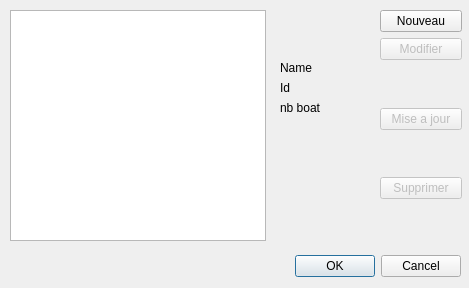
<?xml version="1.0" encoding="UTF-8"?>
<ui version="4.0">
 <class>playerAccount</class>
 <widget class="QDialog" name="playerAccount">
  <property name="geometry">
   <rect>
    <x>0</x>
    <y>0</y>
    <width>469</width>
    <height>288</height>
   </rect>
  </property>
  <property name="windowTitle">
   <string>Gestion des comptes</string>
  </property>
  <widget class="QDialogButtonBox" name="buttonBox">
   <property name="geometry">
    <rect>
     <x>10</x>
     <y>250</y>
     <width>451</width>
     <height>32</height>
    </rect>
   </property>
   <property name="orientation">
    <enum>Qt::Horizontal</enum>
   </property>
   <property name="standardButtons">
    <set>QDialogButtonBox::Cancel|QDialogButtonBox::Ok</set>
   </property>
  </widget>
  <widget class="QLabel" name="pl_data_id">
   <property name="geometry">
    <rect>
     <x>280</x>
     <y>80</y>
     <width>81</width>
     <height>16</height>
    </rect>
   </property>
   <property name="text">
    <string>Id</string>
   </property>
  </widget>
  <widget class="QWidget" name="layoutWidget">
   <property name="geometry">
    <rect>
     <x>380</x>
     <y>10</y>
     <width>82</width>
     <height>231</height>
    </rect>
   </property>
   <layout class="QVBoxLayout">
    <item>
     <widget class="QPushButton" name="btn_playerAdd">
      <property name="text">
       <string>Nouveau</string>
      </property>
     </widget>
    </item>
    <item>
     <widget class="QPushButton" name="btn_playerChg">
      <property name="enabled">
       <bool>false</bool>
      </property>
      <property name="text">
       <string>Modifier</string>
      </property>
      <property name="checkable">
       <bool>false</bool>
      </property>
     </widget>
    </item>
    <item>
     <spacer name="verticalSpacer">
      <property name="orientation">
       <enum>Qt::Vertical</enum>
      </property>
      <property name="sizeHint" stdset="0">
       <size>
        <width>20</width>
        <height>40</height>
       </size>
      </property>
     </spacer>
    </item>
    <item>
     <widget class="QPushButton" name="btn_playerUpd">
      <property name="enabled">
       <bool>false</bool>
      </property>
      <property name="text">
       <string>Mise a jour</string>
      </property>
     </widget>
    </item>
    <item>
     <spacer>
      <property name="orientation">
       <enum>Qt::Vertical</enum>
      </property>
      <property name="sizeHint" stdset="0">
       <size>
        <width>20</width>
        <height>40</height>
       </size>
      </property>
     </spacer>
    </item>
    <item>
     <widget class="QPushButton" name="btn_playerDel">
      <property name="enabled">
       <bool>false</bool>
      </property>
      <property name="text">
       <string>Supprimer</string>
      </property>
     </widget>
    </item>
    <item>
     <spacer name="verticalSpacer_2">
      <property name="orientation">
       <enum>Qt::Vertical</enum>
      </property>
      <property name="sizeHint" stdset="0">
       <size>
        <width>20</width>
        <height>40</height>
       </size>
      </property>
     </spacer>
    </item>
   </layout>
  </widget>
  <widget class="QListWidget" name="list_player">
   <property name="geometry">
    <rect>
     <x>10</x>
     <y>10</y>
     <width>256</width>
     <height>231</height>
    </rect>
   </property>
   <property name="sizePolicy">
    <sizepolicy hsizetype="Preferred" vsizetype="Preferred">
     <horstretch>0</horstretch>
     <verstretch>0</verstretch>
    </sizepolicy>
   </property>
   <property name="minimumSize">
    <size>
     <width>256</width>
     <height>0</height>
    </size>
   </property>
   <property name="focusPolicy">
    <enum>Qt::StrongFocus</enum>
   </property>
   <property name="editTriggers">
    <set>QAbstractItemView::AllEditTriggers</set>
   </property>
   <property name="selectionMode">
    <enum>QAbstractItemView::SingleSelection</enum>
   </property>
  </widget>
  <widget class="QLabel" name="pl_data_nbboat">
   <property name="enabled">
    <bool>true</bool>
   </property>
   <property name="geometry">
    <rect>
     <x>280</x>
     <y>100</y>
     <width>81</width>
     <height>16</height>
    </rect>
   </property>
   <property name="text">
    <string>nb boat</string>
   </property>
  </widget>
  <widget class="QLabel" name="pl_data_name">
   <property name="geometry">
    <rect>
     <x>280</x>
     <y>60</y>
     <width>81</width>
     <height>16</height>
    </rect>
   </property>
   <property name="text">
    <string>Name</string>
   </property>
  </widget>
 </widget>
 <resources/>
 <connections>
  <connection>
   <sender>buttonBox</sender>
   <signal>accepted()</signal>
   <receiver>playerAccount</receiver>
   <slot>accept()</slot>
   <hints>
    <hint type="sourcelabel">
     <x>248</x>
     <y>254</y>
    </hint>
    <hint type="destinationlabel">
     <x>157</x>
     <y>274</y>
    </hint>
   </hints>
  </connection>
  <connection>
   <sender>buttonBox</sender>
   <signal>rejected()</signal>
   <receiver>playerAccount</receiver>
   <slot>reject()</slot>
   <hints>
    <hint type="sourcelabel">
     <x>316</x>
     <y>260</y>
    </hint>
    <hint type="destinationlabel">
     <x>286</x>
     <y>274</y>
    </hint>
   </hints>
  </connection>
  <connection>
   <sender>btn_playerAdd</sender>
   <signal>clicked()</signal>
   <receiver>playerAccount</receiver>
   <slot>slot_addPlayer()</slot>
   <hints>
    <hint type="sourcelabel">
     <x>399</x>
     <y>16</y>
    </hint>
    <hint type="destinationlabel">
     <x>348</x>
     <y>21</y>
    </hint>
   </hints>
  </connection>
  <connection>
   <sender>btn_playerChg</sender>
   <signal>clicked()</signal>
   <receiver>playerAccount</receiver>
   <slot>slot_modPlayer()</slot>
   <hints>
    <hint type="sourcelabel">
     <x>392</x>
     <y>55</y>
    </hint>
    <hint type="destinationlabel">
     <x>292</x>
     <y>119</y>
    </hint>
   </hints>
  </connection>
  <connection>
   <sender>btn_playerUpd</sender>
   <signal>clicked()</signal>
   <receiver>playerAccount</receiver>
   <slot>slot_updPlayer()</slot>
   <hints>
    <hint type="sourcelabel">
     <x>436</x>
     <y>132</y>
    </hint>
    <hint type="destinationlabel">
     <x>294</x>
     <y>149</y>
    </hint>
   </hints>
  </connection>
  <connection>
   <sender>btn_playerDel</sender>
   <signal>clicked()</signal>
   <receiver>playerAccount</receiver>
   <slot>slot_delPlayer()</slot>
   <hints>
    <hint type="sourcelabel">
     <x>418</x>
     <y>201</y>
    </hint>
    <hint type="destinationlabel">
     <x>324</x>
     <y>161</y>
    </hint>
   </hints>
  </connection>
  <connection>
   <sender>list_player</sender>
   <signal>itemPressed(QListWidgetItem*)</signal>
   <receiver>playerAccount</receiver>
   <slot>slot_selectItem_player(QListWidgetItem*)</slot>
   <hints>
    <hint type="sourcelabel">
     <x>143</x>
     <y>180</y>
    </hint>
    <hint type="destinationlabel">
     <x>296</x>
     <y>203</y>
    </hint>
   </hints>
  </connection>
  <connection>
   <sender>list_player</sender>
   <signal>itemDoubleClicked(QListWidgetItem*)</signal>
   <receiver>playerAccount</receiver>
   <slot>slot_selectAndValidateItem(QListWidgetItem*)</slot>
   <hints>
    <hint type="sourcelabel">
     <x>222</x>
     <y>50</y>
    </hint>
    <hint type="destinationlabel">
     <x>285</x>
     <y>37</y>
    </hint>
   </hints>
  </connection>
 </connections>
 <slots>
  <slot>slot_addPlayer()</slot>
  <slot>slot_delPlayer()</slot>
  <slot>slot_modPlayer()</slot>
  <slot>slot_updPlayer()</slot>
  <slot>slot_selectItem_player(QListWidgetItem*)</slot>
  <slot>slot_selectAndValidateItem(QListWidgetItem*)</slot>
 </slots>
</ui>
